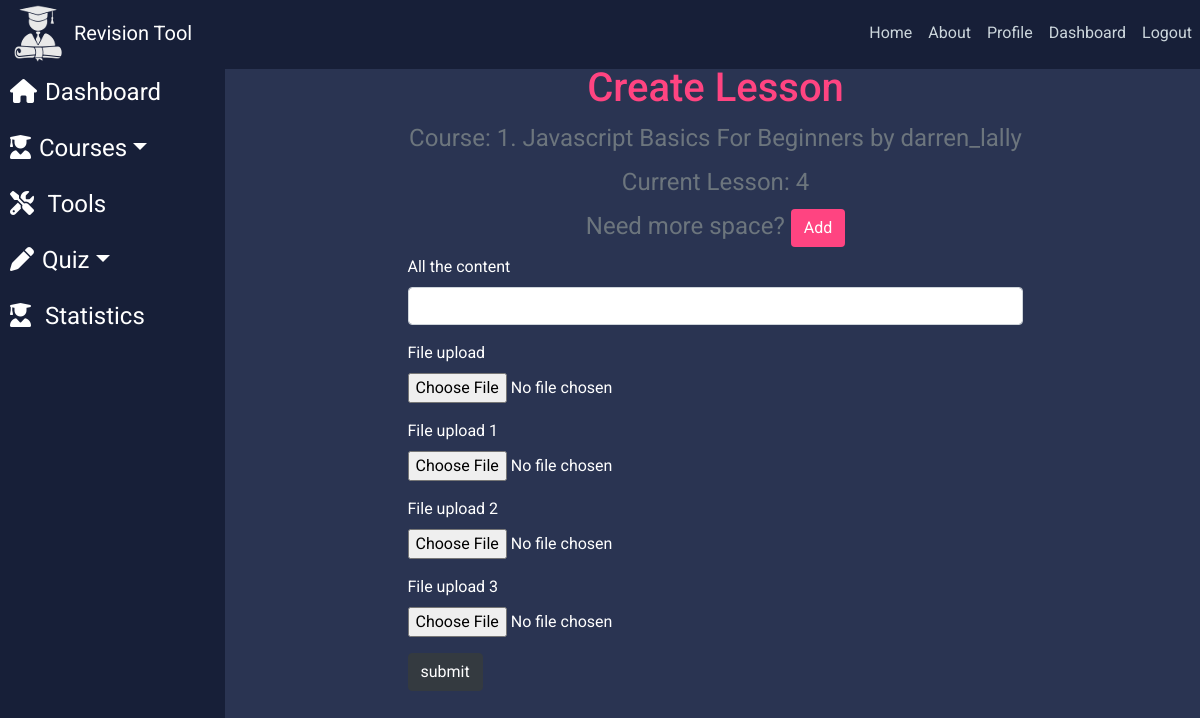
Page /modify-course/24/ (signed in) on the earlier database version.
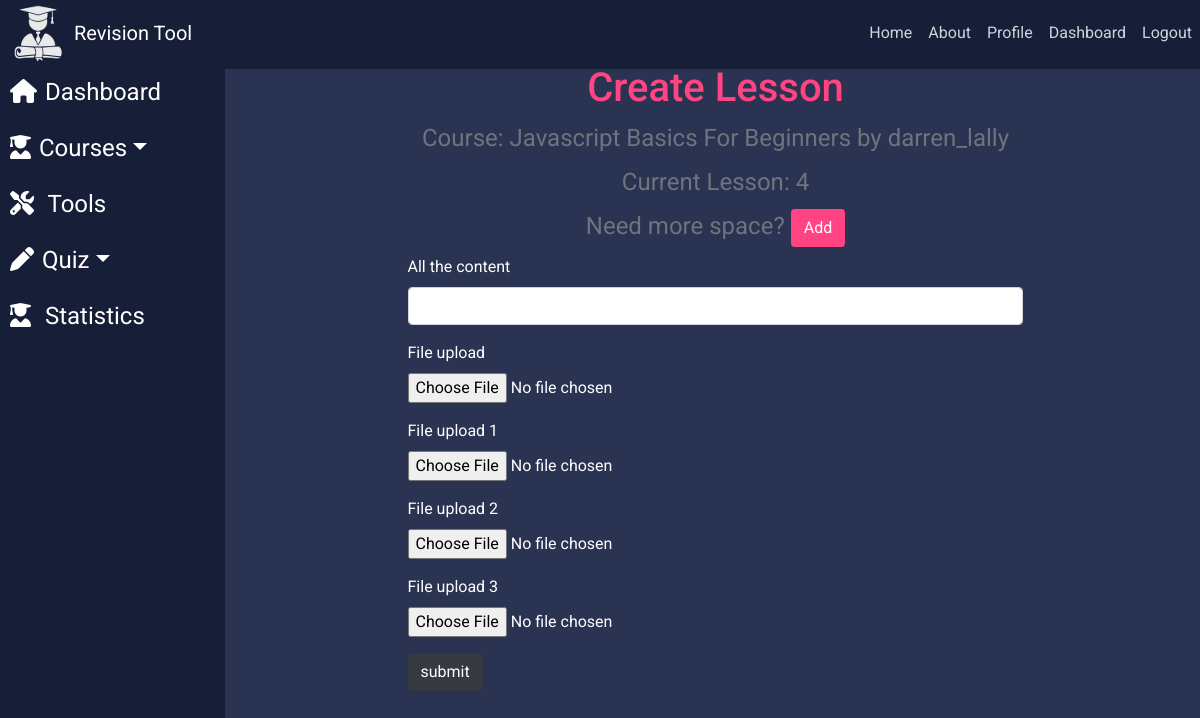
Same page on the later database version.
### courses/models.py (models this page shows, shortened)
class Course(models.Model):
    SUBJECT_CHOICE = (
                      ("Computing", "Computing"),
                      ("English", "English"),
                      ("Geography", "Geography"),
                      ("Chemistry", "Chemistry"),
                      ("Physics", "Physics"),
                      ("Music", "Music"),
                      ("Art", "Art"),
                      ("History", "History"),
                    )
    name = models.CharField(max_length = 45)
    user = models.ForeignKey(settings.AUTH_USER_MODEL, on_delete = models.CASCADE)
    description = models.CharField(max_length=250)
    subject = models.CharField(max_length=15, choices=SUBJECT_CHOICE,default="Computing")
    published = models.BooleanField(default=False)
    slug = models.SlugField(default=name)
    def __str__(self):
        return self.name
    class Meta:
        verbose_name_plural = "Course"

### courses/views.py (the view, shortened to what this page needs)
# urls.py: url(r'modify-course/(?P<course_pk>\d+)/$', views.create_lesson, name='modify-course'),
@login_required
def create_lesson(request, course_pk):
    session = request.session.get('course_session')
    form = CreateLessonForm(request.POST)
    pk = Course.objects.filter(pk=course_pk).first()
    count = Lesson.objects.filter(course=pk).count()
    count= count+1
    print(count)
    args  = { "form": form,
              "Course": pk,
              "lesson_count": count }
    return render(request, 'courses/lesson_create.html', args)

### courses/forms.py
class CreateLessonForm(forms.ModelForm):
    all_the_content = BleachField(label="Course Content", max_length=1500)
    additional_content_1 = BleachField(label="additonal content 1", max_length=1500,required=False)
    additional_content_2 = BleachField(label="additonal content2", max_length=1500,required=False)
    file_upload = forms.FileField(required=False)
    file_upload_1 = forms.FileField(required=False)
    file_upload_2 = forms.FileField(required=False)
    file_upload_3 = forms.FileField(required=False)
    class Meta:
        model = Lesson
        fields = ['all_the_content','additional_content_1','additional_content_2','file_upload']

### courses/templates/courses/lesson_create.html (shortened to what this page needs)
{% extends "dashboard/base.html" %}
{% block content %}
{% load crispy_forms_tags %}
<div class="row justify-content-center">
    <div class="col-8">
        <h1 class="text-center mod-title">Create Lesson</h1>
        <legend class="text-muted text-center">Course: {{Course}} by {{user}}</legend>
        <legend class="text-muted text-center">Current Lesson: {{lesson_count}}</legend>
        <legend class="text-muted text-center">Need more space? <input style="background-color: #FF4481 !important; color: white; " class="btn " type="button" id="add" name="" value="Add"></legend>
    </div>
</div>
<div class="row justify-content-center">
    <div class="col-sm-8">
        <form id="frm" method="POST"action="">
            {{form|crispy}}
            <input class="btn btn-dark" type="submit" name="submit" value="submit">
        </form>
    </div>
</div>
{% endblock content %}

Differences in the rows shown:
changed Course: name "1. Javascript Basics For Beginners" → "Javascript Basics For Beginners"
